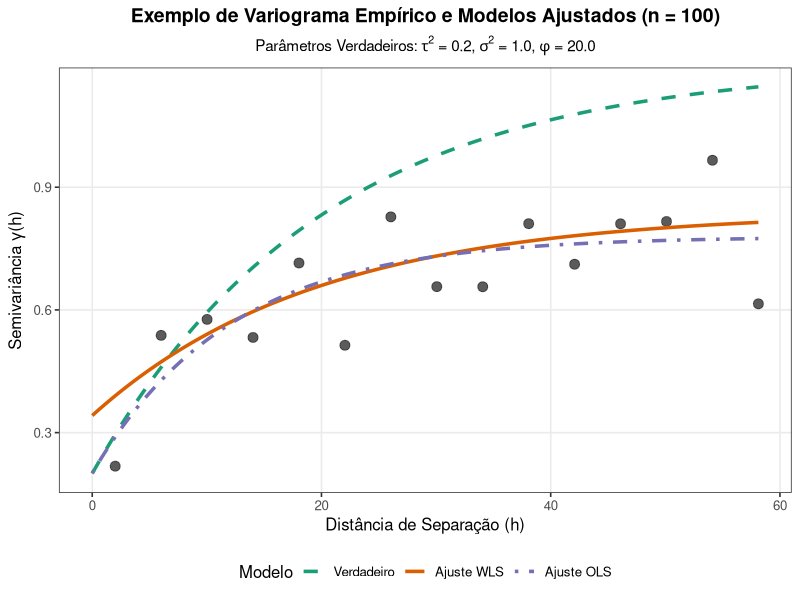
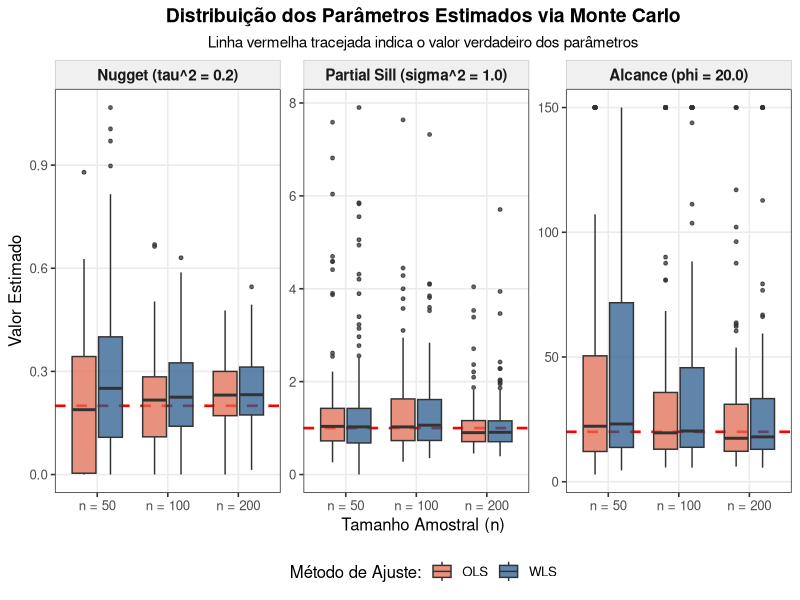
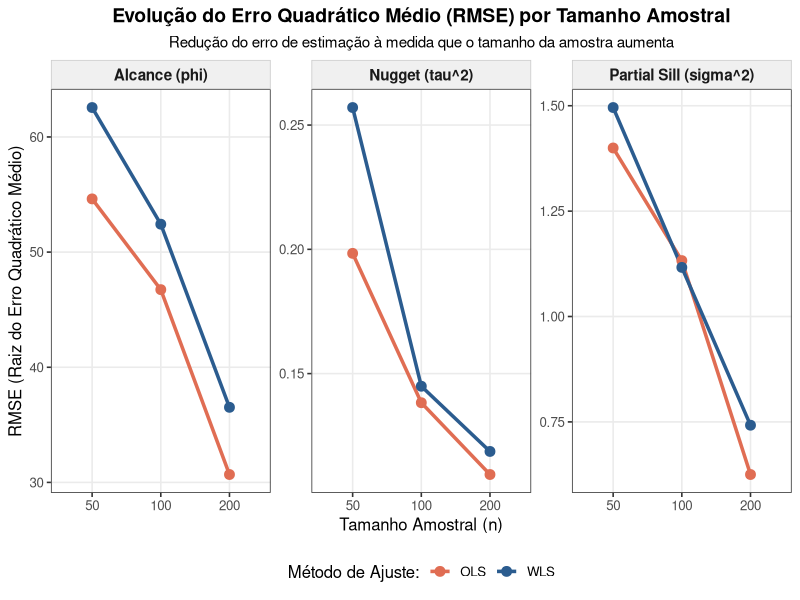

Here is the R script that generated these plots, in order:
# ==============================================================================
# ESTUDO DE SIMULAÇÃO MONTE CARLO: ESTIMAÇÃO DE PARÂMETROS DO VARIOGRAMA
# Baseado em Moraga (2023) - Spatial Statistics for Data Science (Cap. 14: Kriging)
# ==============================================================================

suppressPackageStartupMessages({
  library(MASS)
  library(ggplot2)
  library(dplyr)
  library(tidyr)
  library(gridExtra)
})

# Criar diretório para salvar plots se não existir
if (!dir.exists("plots")) {
  dir.create("plots")
}

set.seed(2026)

# ------------------------------------------------------------------------------
# 1. PARÂMETROS DA SIMULAÇÃO
# ------------------------------------------------------------------------------
tau2_true   <- 0.20   # Nugget (Efeito Pepita)
sigma2_true <- 1.00   # Partial Sill (Variância Espacial)
phi_true    <- 20.00  # Range (Alcance Espacial - Modelo Exponencial)

sample_sizes <- c(50, 100, 200)
n_sim        <- 100
domain_size  <- 100

cat("==================================================================\n")
cat("INICIANDO SIMULAÇÃO MONTE CARLO (N =", n_sim, "replicações por cenário)\n")
cat("Parâmetros Verdadeiros: Nugget =", tau2_true, "| Partial Sill =", sigma2_true, "| Alcance (phi) =", phi_true, "\n")
cat("==================================================================\n\n")

# ------------------------------------------------------------------------------
# 2. FUNÇÕES AUXILIARES DE AJUSTE DE VARIOGRAMA (WLS & OLS)
# ------------------------------------------------------------------------------

# Variograma Teórico Exponencial: gamma(h) = tau2 + sigma2 * (1 - exp(-h / phi))
exp_variogram <- function(h, tau2, sigma2, phi) {
  tau2 + sigma2 * (1 - exp(-h / phi))
}

# Calcular Variograma Empírico
compute_empirical_variogram <- function(coords, z, n_lags = 15, max_dist_ratio = 0.5) {
  n <- nrow(coords)
  D <- as.matrix(dist(coords))
  pairs <- t(combn(n, 2))
  
  dist_vec <- D[pairs]
  sq_diff  <- 0.5 * (z[pairs[, 1]] - z[pairs[, 2]])^2
  
  max_dist <- max(dist_vec) * max_dist_ratio
  bins     <- seq(0, max_dist, length.out = n_lags + 1)
  bin_mid  <- (bins[-1] + bins[-length(bins)]) / 2
  
  emp_gamma  <- numeric(length(bin_mid))
  bin_counts <- numeric(length(bin_mid))
  
  for (k in 1:length(bin_mid)) {
    idx <- dist_vec >= bins[k] & dist_vec < bins[k + 1]
    if (sum(idx) > 0) {
      emp_gamma[k]  <- mean(sq_diff[idx])
      bin_counts[k] <- sum(idx)
    } else {
      emp_gamma[k]  <- NA
      bin_counts[k] <- 0
    }
  }
  
  valid <- !is.na(emp_gamma) & bin_counts > 0
  return(list(
    h      = bin_mid[valid],
    gamma  = emp_gamma[valid],
    counts = bin_counts[valid]
  ))
}

# Ajustar Modelo Exponencial por WLS ou OLS
fit_variogram_model <- function(emp_var, method = c("WLS", "OLS")) {
  method <- match.arg(method)
  
  h     <- emp_var$h
  g_obs <- emp_var$gamma
  cnt   <- emp_var$counts
  
  objective_fn <- function(par) {
    t2 <- par[1]
    s2 <- par[2]
    ph <- par[3]
    
    if (t2 < 0 || s2 < 0 || ph <= 0) return(1e10)
    
    g_theo <- exp_variogram(h, t2, s2, ph)
    
    if (method == "WLS") {
      # Pesos de Cressie: N(h) / gamma_theo(h)^2
      w <- cnt / (g_theo^2 + 1e-6)
    } else {
      # OLS: Pesos unitários
      w <- rep(1, length(h))
    }
    
    sum(w * (g_obs - g_theo)^2)
  }
  
  # Chute inicial razoável baseado nos dados empíricos
  init_t2 <- max(0.01, min(g_obs))
  init_s2 <- max(0.1, max(g_obs) - init_t2)
  init_ph <- mean(h) / 2
  
  res <- optim(
    par    = c(init_t2, init_s2, init_ph),
    fn     = objective_fn,
    method = "L-BFGS-B",
    lower  = c(0.0001, 0.0001, 0.5),
    upper  = c(5.0, 10.0, 150.0)
  )
  
  return(data.frame(
    tau2   = res$par[1],
    sigma2 = res$par[2],
    phi    = res$par[3],
    conv   = res$convergence
  ))
}

# ------------------------------------------------------------------------------
# 3. EXECUÇÃO DO LOOP MONTE CARLO
# ------------------------------------------------------------------------------
results_list <- list()

for (n_obs in sample_sizes) {
  cat("Simulando cenário n =", n_obs, "...\n")
  
  for (i in 1:n_sim) {
    # Coordenadas aleatórias
    coords <- cbind(runif(n_obs, 0, domain_size), runif(n_obs, 0, domain_size))
    D <- as.matrix(dist(coords))
    
    # Matriz de Covariância Teórica
    Sigma <- sigma2_true * exp(-D / phi_true) + diag(tau2_true, n_obs)
    
    # Simulação de Campo Aleatório Gaussiano (GRF)
    z <- mvrnorm(1, mu = rep(0, n_obs), Sigma = Sigma)
    
    # Variograma Empírico
    emp_var <- compute_empirical_variogram(coords, z)
    
    # Ajuste WLS
    fit_wls <- fit_variogram_model(emp_var, method = "WLS")
    results_list[[length(results_list) + 1]] <- data.frame(
      sim = i, n = n_obs, method = "WLS",
      tau2 = fit_wls$tau2, sigma2 = fit_wls$sigma2, phi = fit_wls$phi
    )
    
    # Ajuste OLS
    fit_ols <- fit_variogram_model(emp_var, method = "OLS")
    results_list[[length(results_list) + 1]] <- data.frame(
      sim = i, n = n_obs, method = "OLS",
      tau2 = fit_ols$tau2, sigma2 = fit_ols$sigma2, phi = fit_ols$phi
    )
  }
}

raw_df <- bind_rows(results_list)
write.csv(raw_df, "sim_results_detailed.csv", row.names = FALSE)

# ------------------------------------------------------------------------------
# 4. PROCESSAMENTO DAS ESTATÍSTICAS E TABELA RESUMO
# ------------------------------------------------------------------------------

summary_df <- raw_df %>%
  pivot_longer(cols = c(tau2, sigma2, phi), names_to = "parameter", values_to = "estimate") %>%
  mutate(
    true_val = case_when(
      parameter == "tau2"   ~ tau2_true,
      parameter == "sigma2" ~ sigma2_true,
      parameter == "phi"    ~ phi_true
    ),
    param_label = case_when(
      parameter == "tau2"   ~ "Nugget (tau^2)",
      parameter == "sigma2" ~ "Partial Sill (sigma^2)",
      parameter == "phi"    ~ "Alcance (phi)"
    )
  ) %>%
  group_by(n, method, parameter, param_label) %>%
  summarise(
    tv        = first(true_val),
    mean_est  = mean(estimate),
    median_est= median(estimate),
    sd_est    = sd(estimate),
    bias      = mean(estimate) - first(true_val),
    rel_bias  = ((mean(estimate) - first(true_val)) / first(true_val)) * 100,
    rmse      = sqrt(mean((estimate - first(true_val))^2)),
    .groups   = "drop"
  ) %>%
  rename(true_val = tv)

write.csv(summary_df, "sim_results_summary.csv", row.names = FALSE)

cat("\n==================================================================\n")
cat("RESUMO DOS RESULTADOS DA SIMULAÇÃO (TABELA SINTÉTICA):\n")
cat("==================================================================\n")
print(as.data.frame(summary_df %>% select(n, method, parameter, true_val, mean_est, bias, rel_bias, rmse)))

# ------------------------------------------------------------------------------
# 5. GERAÇÃO DE GRÁFICOS ILUSTRATIVOS E DIAGNÓSTICOS
# ------------------------------------------------------------------------------

# Theme customizado limpo e profissional
theme_academic <- theme_bw(base_size = 12) +
  theme(
    plot.title       = element_text(face = "bold", size = 14, hjust = 0.5),
    plot.subtitle    = element_text(size = 11, hjust = 0.5),
    legend.position  = "bottom",
    panel.grid.minor = element_blank(),
    strip.background = element_rect(fill = "#f0f0f0", color = "#cccccc"),
    strip.text       = element_text(face = "bold", size = 11)
  )

# --- GRÁFICO 1: Exemplo de Variograma Empírico vs Ajustes Teóricos ---
set.seed(123)
coords_ex <- cbind(runif(100, 0, domain_size), runif(100, 0, domain_size))
D_ex <- as.matrix(dist(coords_ex))
Sigma_ex <- sigma2_true * exp(-D_ex / phi_true) + diag(tau2_true, 100)
z_ex <- mvrnorm(1, mu = rep(0, 100), Sigma = Sigma_ex)

emp_ex <- compute_empirical_variogram(coords_ex, z_ex)
wls_ex <- fit_variogram_model(emp_ex, "WLS")
ols_ex <- fit_variogram_model(emp_ex, "OLS")

h_grid <- seq(0, max(emp_ex$h), length.out = 200)
curve_df <- data.frame(
  h = rep(h_grid, 3),
  gamma = c(
    exp_variogram(h_grid, tau2_true, sigma2_true, phi_true),
    exp_variogram(h_grid, wls_ex$tau2, wls_ex$sigma2, wls_ex$phi),
    exp_variogram(h_grid, ols_ex$tau2, ols_ex$sigma2, ols_ex$phi)
  ),
  Modelo = factor(
    rep(c("Verdadeiro", "Ajuste WLS", "Ajuste OLS"), each = length(h_grid)),
    levels = c("Verdadeiro", "Ajuste WLS", "Ajuste OLS")
  )
)

emp_points_df <- data.frame(h = emp_ex$h, gamma = emp_ex$gamma)

p1 <- ggplot() +
  geom_point(data = emp_points_df, aes(x = h, y = gamma), size = 3, color = "#333333", alpha = 0.8) +
  geom_line(data = curve_df, aes(x = h, y = gamma, color = Modelo, linetype = Modelo), size = 1.2) +
  scale_color_manual(values = c("Verdadeiro" = "#1b9e77", "Ajuste WLS" = "#d95f02", "Ajuste OLS" = "#7570b3")) +
  scale_linetype_manual(values = c("Verdadeiro" = "dashed", "Ajuste WLS" = "solid", "Ajuste OLS" = "dotdash")) +
  labs(
    title = "Exemplo de Variograma Empírico e Modelos Ajustados (n = 100)",
    subtitle = expression(paste("Parâmetros Verdadeiros: ", tau^2, " = 0.2, ", sigma^2, " = 1.0, ", phi, " = 20.0")),
    x = "Distância de Separação (h)",
    y = expression(paste("Semivariância ", gamma, "(h)"))
  ) +
  theme_academic

ggsave("plots/exemplo_variograma_ajustado.png", p1, width = 8, height = 5, dpi = 300)

# --- GRÁFICO 2: Boxplot dos Parâmetros Estimados por Tamanho Amostral ---
long_raw <- raw_df %>%
  pivot_longer(cols = c(tau2, sigma2, phi), names_to = "parameter", values_to = "estimate") %>%
  mutate(
    param_label = factor(
      case_when(
        parameter == "tau2"   ~ "Nugget (tau^2 = 0.2)",
        parameter == "sigma2" ~ "Partial Sill (sigma^2 = 1.0)",
        parameter == "phi"    ~ "Alcance (phi = 20.0)"
      ),
      levels = c("Nugget (tau^2 = 0.2)", "Partial Sill (sigma^2 = 1.0)", "Alcance (phi = 20.0)")
    ),
    n_label = factor(paste("n =", n), levels = c("n = 50", "n = 100", "n = 200"))
  )

true_lines <- data.frame(
  param_label = factor(c("Nugget (tau^2 = 0.2)", "Partial Sill (sigma^2 = 1.0)", "Alcance (phi = 20.0)"),
                       levels = c("Nugget (tau^2 = 0.2)", "Partial Sill (sigma^2 = 1.0)", "Alcance (phi = 20.0)")),
  intercept = c(0.2, 1.0, 20.0)
)

p2 <- ggplot(long_raw, aes(x = n_label, y = estimate, fill = method)) +
  geom_hline(data = true_lines, aes(yintercept = intercept), color = "red", linetype = "dashed", size = 0.9) +
  geom_boxplot(alpha = 0.75, outlier.size = 1) +
  facet_wrap(~ param_label, scales = "free_y") +
  scale_fill_manual(values = c("WLS" = "#2b5c8f", "OLS" = "#e06d53"), name = "Método de Ajuste:") +
  labs(
    title = "Distribuição dos Parâmetros Estimados via Monte Carlo",
    subtitle = "Linha vermelha tracejada indica o valor verdadeiro dos parâmetros",
    x = "Tamanho Amostral (n)",
    y = "Valor Estimado"
  ) +
  theme_academic

ggsave("plots/boxplot_parametros.png", p2, width = 10, height = 6, dpi = 300)

# --- GRÁFICO 3: Evolução do RMSE em Função do Tamanho Amostral ---
p3 <- ggplot(summary_df, aes(x = factor(n), y = rmse, color = method, group = method)) +
  geom_line(size = 1.2) +
  geom_point(size = 3) +
  facet_wrap(~ param_label, scales = "free_y") +
  scale_color_manual(values = c("WLS" = "#2b5c8f", "OLS" = "#e06d53"), name = "Método de Ajuste:") +
  labs(
    title = "Evolução do Erro Quadrático Médio (RMSE) por Tamanho Amostral",
    subtitle = "Redução do erro de estimação à medida que o tamanho da amostra aumenta",
    x = "Tamanho Amostral (n)",
    y = "RMSE (Raiz do Erro Quadrático Médio)"
  ) +
  theme_academic

ggsave("plots/rmse_tamanho_amostral.png", p3, width = 10, height = 5.5, dpi = 300)

cat("\n==================================================================\n")
cat("SIMULAÇÃO E GERAÇÃO DE GRÁFICOS CONCLUÍDAS COM SUCESSO!\n")
cat("Gráficos salvos na pasta 'plots/':\n")
cat(" - plots/exemplo_variograma_ajustado.png\n")
cat(" - plots/boxplot_parametros.png\n")
cat(" - plots/rmse_tamanho_amostral.png\n")
cat("==================================================================\n")
